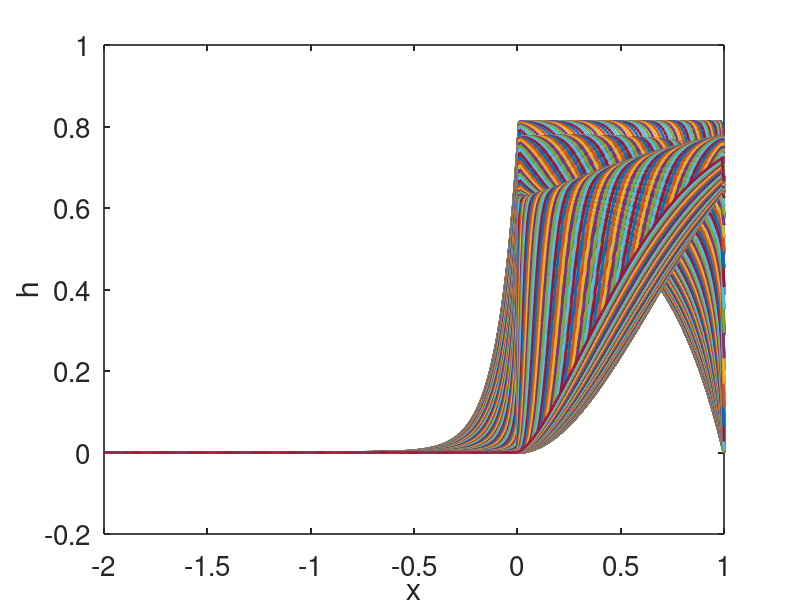
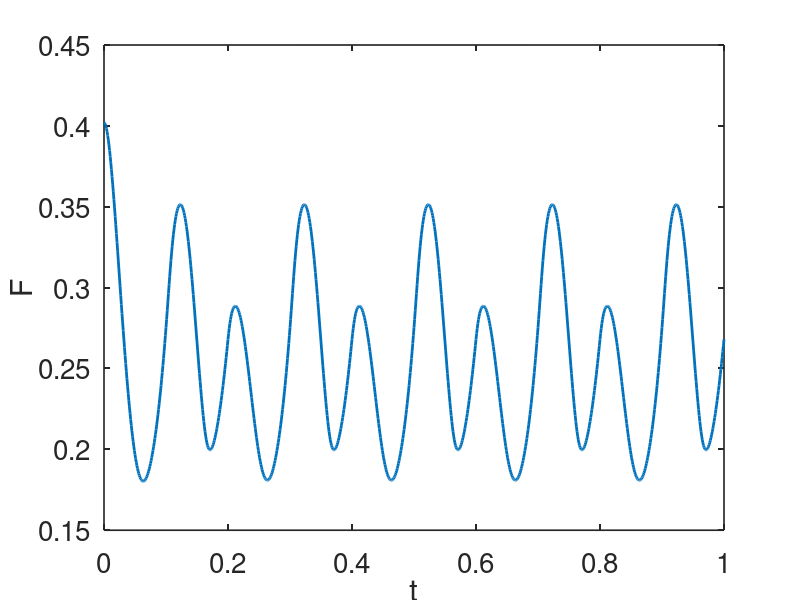
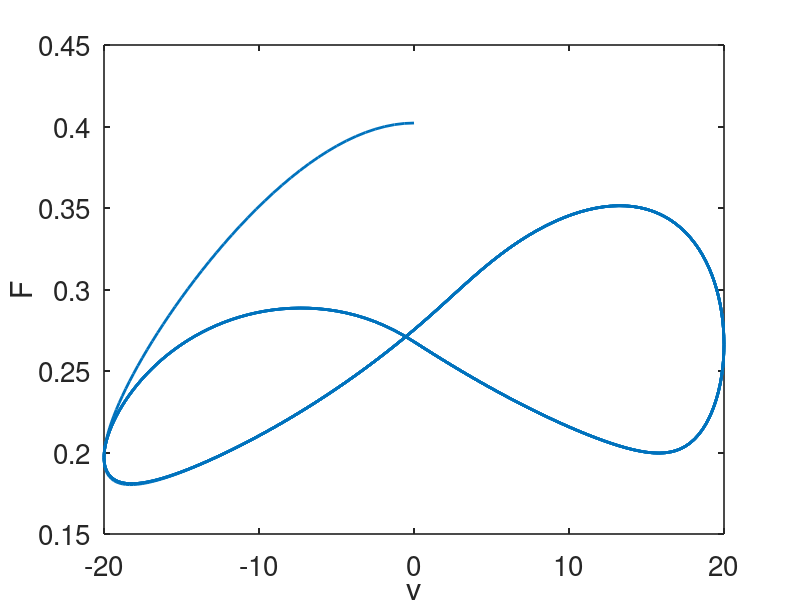

Write the MATLAB code that produced these figures, in order.
% this code is to solve the Huxley crossbridge mode using upwinding and the method of lines

% to solve u_t + J_x= f(u), with MoL and upwinding (written in conservation
% form, J = v*u), where v is a function of x, t, and u
function pde_MoL_upwind
global dx N x f1 g1 g2

set(0,                           ...
   'defaultaxesfontsize', 20,   ...
   'defaultaxeslinewidth', 1.2, ...
   'defaultlinelinewidth', 2.0, ...
   'defaultpatchlinewidth', 0.7); 


g1=10;
g2=209;
f1=43.3;
% put parameters into a structure so that they're accessible to the sub-functions
p.h=1;
 
% spatial grid
dx = 0.01;
x = [-2*p.h:dx:p.h];% grid points
N = length(x); % number of points in grid
%initial data:
u0 =f(x)./(f(x)+g(x));

% Use the method of lines (MoL) with upwinding
t_end = 1;  % 
tstep = 0.001;
%specify the output points
tspan = [0:tstep:t_end];
tic
%solve the  MOL differential equations
[T,S] = ode23(@deRHS,tspan, u0' );  
% for this problem, ode23 is fastest, ode15s is next and ode 23s is slowest
 toc
figure(1)
for j = 1:length(T)
    plot(x,S(j,:),'linewidth',2) 
    
 hold on
end
xlabel('x')
ylabel('h')
hold off

% calculate the force
 F = S*x'*dx;
 figure(2)
 plot(T,F)
xlabel('t')
ylabel('F')
 
figure(3)
 plot(v(T),F)
 xlabel('v')
ylabel('F')

 end
%the right hand side for ode simulation:
function s_prime=deRHS(t,u)
global dx N x
 % by definition, J = v*u, where v = v(x,t,u) in general
% first evaluate v_{j-1/2}
 
xjmh = [x-dx/2,x(N)+dx/2]'; % (x_{j-1/2})
ujmh = ([u;0]+[0;u])/2;  %u_{j-1/2} The zero fill is a ghost point outside the grid

%use xjmh and ujmh to evaluate v_{j-1/2} = v(xjmh,t,ujmh) 

% here is where you evaluate v(x,t,u)
 vjmh = v(t) ;
 
 %this is upwinding:
Jmh = vjmh.*((vjmh>0).*[0;u]+(vjmh<0).*[u;0]);

Fu = (Jmh(1:end-1)-Jmh(2:end))/dx;  %finite difference in x
Rxn =  (1-u).*f(x')-u.*g(x');
 
s_prime =  Fu + Rxn;
end

% binding functions

 function  out = f(x)
global f1
 
out = 0 + (x>0 & x<1).*(f1*x);
end

function  out = g(x)
global g1 g2

out = g2*(x<=0) + g1*x.*(x>0);
end 

function out=v(t)

% specify the velocity as a function of t
% in general this can be a functioin of x, t, and u

out = -20*sin(10*t*pi);
%out = -20*((t<20).*(t/20) +(t>20).*(2-t/20));
end
